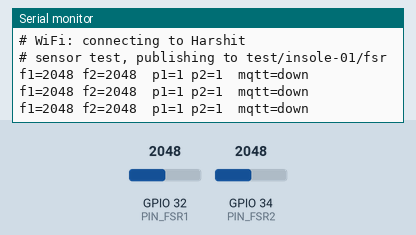
Bench run of a sketch on a simulated ESP32. Parts: the last lines printed to the serial monitor. The test bench sets the inputs (shaded band); at power-on: GPIO 32 (PIN_FSR1) = 2048, GPIO 34 (PIN_FSR2) = 2048. WiFi joins after 1.5 s; servers stay silent unless stated; no MQTT or app messages arrive unless stated.

Above: at 1.6 s.
1.7 s: GPIO 32 (PIN_FSR1) set to 1037
At 2.9 s:
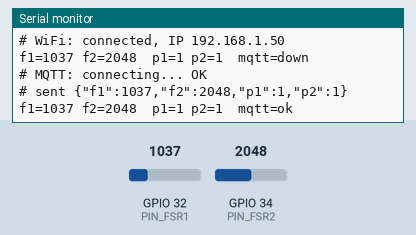
3.5 s: GPIO 32 (PIN_FSR1) set to 929
At 4.4 s:
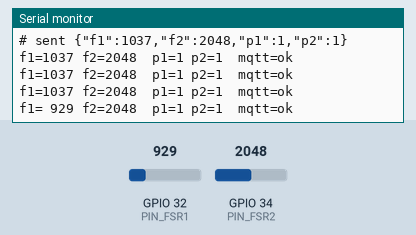
5.9 s: GPIO 34 (PIN_FSR2) set to 1073
At 6.3 s:
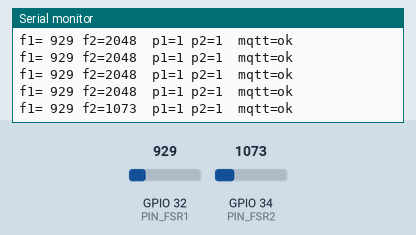
7.4 s: GPIO 34 (PIN_FSR2) set to 945
At 7.9 s:
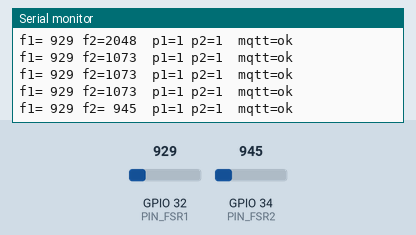
11.4 s: GPIO 34 (PIN_FSR2) set to 105
At 11.9 s:
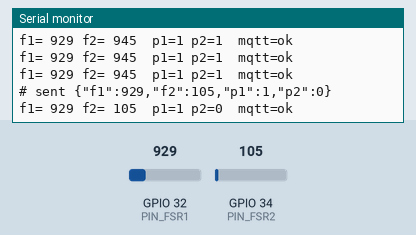
12.9 s: GPIO 34 (PIN_FSR2) set to 94
At 13.4 s:
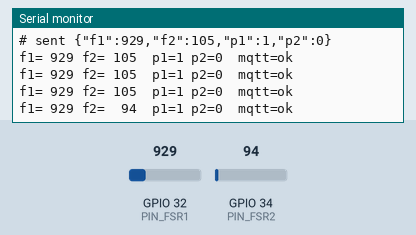

The sketch:

sensor_test.ino
```cpp
// TEST - sensor ESP: publishes FSR press state to flespi; the actuator ESP reacts to it.
// Topic: test/<id>/fsr  {"f1":..,"f2":..,"p1":0|1,"p2":0|1}  retained, sent only when a press changes.
// Status: test/<id>/sensor/status  online/offline (offline = last will).
// Library: "PubSubClient" by Nick O'Leary. Board: ESP32 core 3.3.x. Serial 115200.

#include <WiFi.h>
#include <WiFiClientSecure.h>
#include <PubSubClient.h>

// ---- Fill these in ----
#define WIFI_SSID  "Harshit"            // 2.4 GHz, WPA2
#define WIFI_PASS  "harshit789"
#define MQTT_USER  ""    // flespi token is the username, password stays empty
#define DEVICE_ID  "insole-01"            // must match the actuator sketch and the dashboard

#define MQTT_HOST  "mqtt.flespi.io"
#define MQTT_PORT  8883

// ---- Pins ----
const int PIN_FSR1 = 32;  // heel, ADC1; 3.3 V - FSR - junction - 10k - GND
const int PIN_FSR2 = 34;  // forefoot, ADC1

const int FSR_THRESHOLD = 600;  // ADC counts = "pressed"; tune from the serial print
const int FSR_HYST      = 100;  // must drop below THRESHOLD - HYST to count as released (stops flicker spamming flespi)

WiFiClientSecure net;
PubSubClient mqtt(net);
String topicFsr, topicStatus;
int p1 = 0, p2 = 0;            // current press state
int sentP1 = -1, sentP2 = -1;  // last state flespi has; -1 forces a send

void connectWiFi() {
  // Non-blocking: start one attempt, give it 15 s, then retry.
  static uint32_t lastBegin = 0;
  static bool trying = false;
  wl_status_t st = WiFi.status();
  if (st == WL_CONNECTED) {
    if (trying) { Serial.printf("# WiFi: connected, IP %s\n", WiFi.localIP().toString().c_str()); trying = false; }
    return;
  }
  if (trying && millis() - lastBegin < 15000) return;
  if (trying) {
    const char *why = st == WL_NO_SSID_AVAIL ? "network not found (5 GHz only? name typo?)"
                    : st == WL_CONNECT_FAILED ? "rejected (wrong password or WPA3-only?)"
                    : "no answer";
    Serial.printf("# WiFi: failed, status %d: %s. Retrying\n", st, why);
  }
  Serial.printf("# WiFi: connecting to %s\n", WIFI_SSID);
  WiFi.disconnect(true);
  delay(100);
  WiFi.mode(WIFI_STA);
  WiFi.begin(WIFI_SSID, WIFI_PASS);
  lastBegin = millis();
  trying = true;
}

void connectMqtt() {
  if (mqtt.connected() || WiFi.status() != WL_CONNECTED) return;
  static uint32_t lastTry = 0;
  if (millis() - lastTry < 2000) return;
  lastTry = millis();
  Serial.print("# MQTT: connecting... ");
  String clientId = String(DEVICE_ID) + "-sensor-" + String((uint32_t)ESP.getEfuseMac(), HEX);
  if (mqtt.connect(clientId.c_str(), MQTT_USER, nullptr, topicStatus.c_str(), 1, true, "offline")) {
    Serial.println("OK");
    mqtt.publish(topicStatus.c_str(), "online", true);
    sentP1 = sentP2 = -1;  // resend current state after a reconnect
  } else {
    char err[100]; net.lastError(err, sizeof(err));
    Serial.printf("failed, state=%d, tls: %s\n", mqtt.state(), err);
  }
}

void setup() {
  Serial.begin(115200);
  delay(300);
  analogSetAttenuation(ADC_11db);

  topicFsr    = String("test/") + DEVICE_ID + "/fsr";
  topicStatus = String("test/") + DEVICE_ID + "/sensor/status";

  net.setInsecure();  // test shortcut: TLS without certificate check
  mqtt.setServer(MQTT_HOST, MQTT_PORT);
  mqtt.setKeepAlive(15);
  connectWiFi();
  Serial.printf("# sensor test, publishing to %s\n", topicFsr.c_str());
}

void loop() {
  connectWiFi();
  connectMqtt();
  mqtt.loop();

  static uint32_t nextRead = 0, nextPrint = 0;
  uint32_t now = millis();
  if ((int32_t)(now - nextRead) < 0) return;
  nextRead = now + 50;  // 20 Hz is plenty for a press test

  int f1 = analogRead(PIN_FSR1), f2 = analogRead(PIN_FSR2);
  p1 = f1 > (p1 ? FSR_THRESHOLD - FSR_HYST : FSR_THRESHOLD);
  p2 = f2 > (p2 ? FSR_THRESHOLD - FSR_HYST : FSR_THRESHOLD);

  if ((int32_t)(now - nextPrint) >= 0) {
    Serial.printf("f1=%4d f2=%4d  p1=%d p2=%d  mqtt=%s\n", f1, f2, p1, p2, mqtt.connected() ? "ok" : "down");
    nextPrint = now + 500;
  }

  if ((p1 != sentP1 || p2 != sentP2) && mqtt.connected()) {
    char buf[64];
    snprintf(buf, sizeof(buf), "{\"f1\":%d,\"f2\":%d,\"p1\":%d,\"p2\":%d}", f1, f2, p1, p2);
    if (mqtt.publish(topicFsr.c_str(), buf, true)) {
      sentP1 = p1; sentP2 = p2;
      Serial.printf("# sent %s\n", buf);
    }
  }
}
```

Measured:
- the behaviour switches between 1000 and 999 on GPIO 32 (PIN_FSR1) (found by bisection; images 1 and 2)
- the behaviour switches between 1000 and 999 on GPIO 34 (PIN_FSR2) (found by bisection; images 3 and 4)
- the behaviour switches between 100 and 99 on GPIO 34 (PIN_FSR2) (found by bisection; images 5 and 6)
- after the input at 1.7 s, the serial monitor: prints a new line after 0.21 s (image 1)
- after the input at 3.5 s, the serial monitor: prints a new line after 0.45 s (image 2)
- after the input at 5.9 s, the serial monitor: prints a new line after 0.06 s (image 3)
- after the input at 7.4 s, the serial monitor: prints a new line after 0.06 s (image 4)
- after the input at 11.4 s, the serial monitor: prints a new line at once (image 5)
- after the input at 12.9 s, the serial monitor: prints a new line after 0.06 s (image 6)
